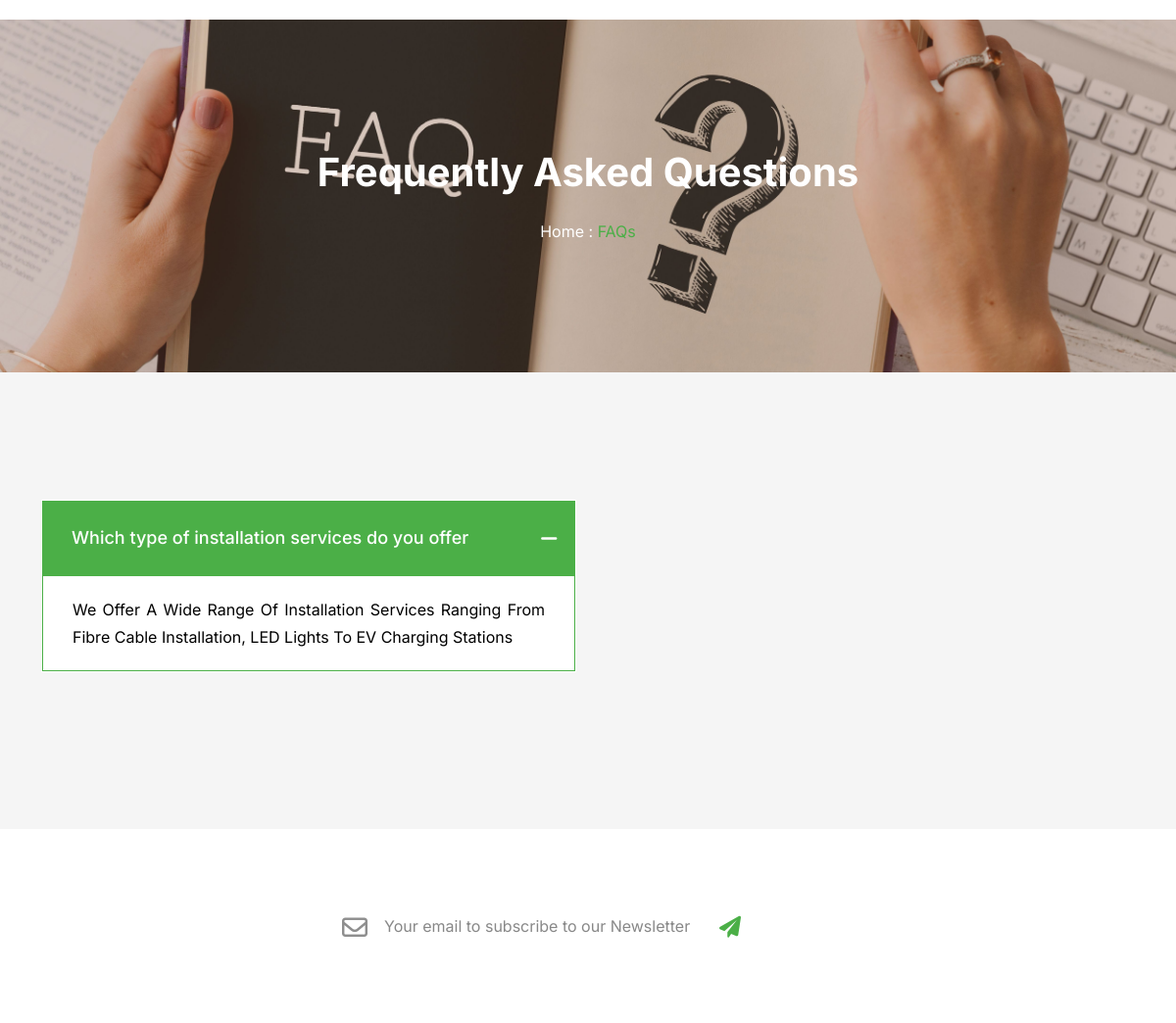
Before: /FAQs/ (upper part) with the older database file.
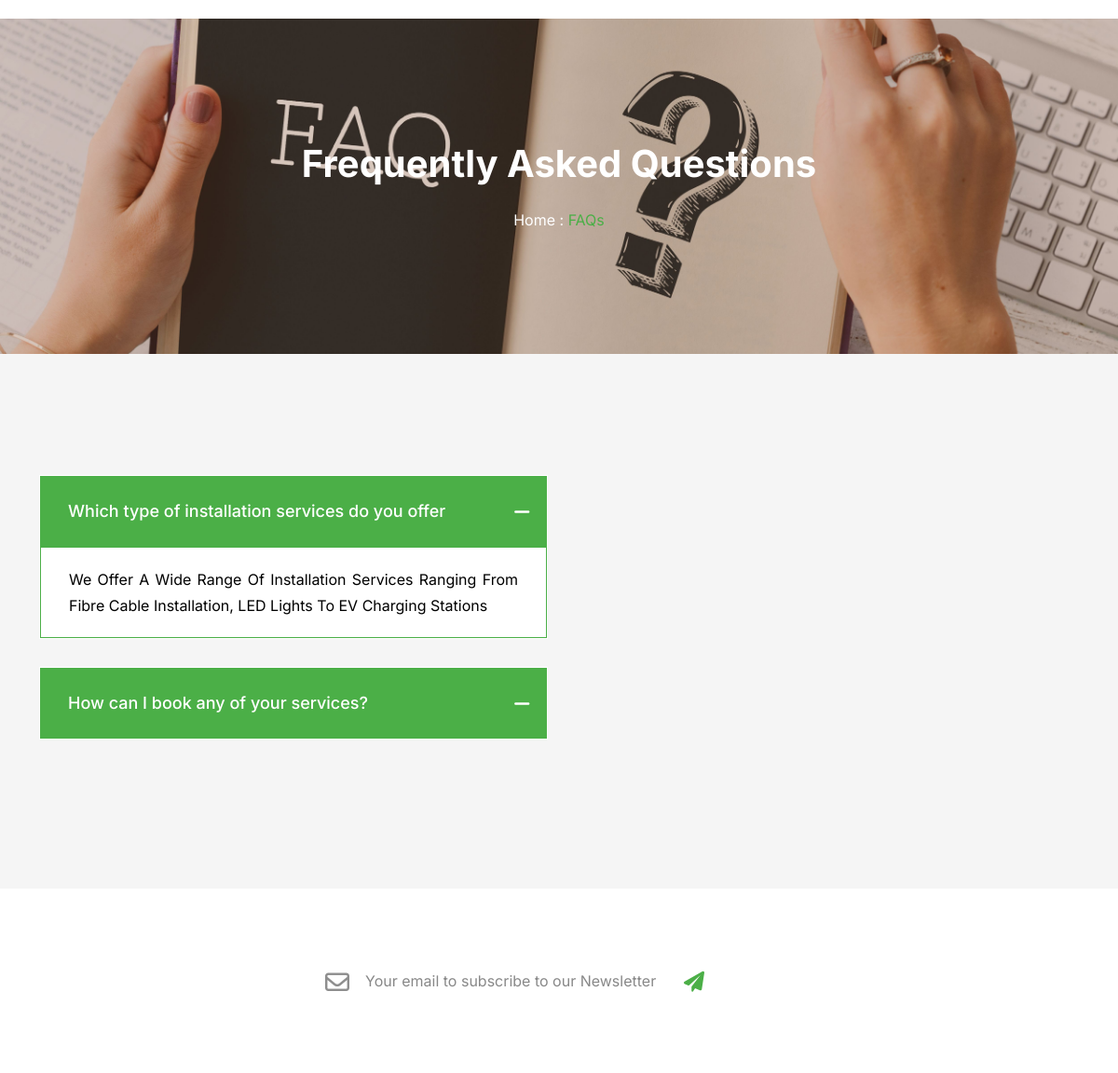
After: the same page with the newer database file.
### website/models.py (models this page shows, shortened)
class FAQ(models.Model):
    question = models.CharField(max_length=255)
    answer = models.TextField()

### website/views.py (the view)
# urls.py: path("FAQs/", views.FAQs, name='FAQs'),
def FAQs(request):
    faqs = FAQ.objects.all()
    return render(request, 'website/FAQs.html', {'faqs': faqs})

### website/forms.py
class SubscribeForm(forms.ModelForm):
    class Meta:
        model = Subscriber
        fields = ['email']
        widgets = {
            'email': forms.EmailInput(attrs={'placeholder': 'Your email to subscribe to our Newsletter'})
        }

### website/context_processors.py (called while the page is built)
def footer_gallery_images(request):
    return {
        'images': FooterGallery.objects.all()
    }

def subscribe_form(request):
    return {'subscribe_form': SubscribeForm()}

### website/templates/website/FAQs.html (shortened to what this page needs)
{% extends 'website/base.html' %}
{% block content %}
<main>
    <section class="page-banner bg-image pt-130 pb-130">
        <div class="container">
            <h2 class="wow fadeInUp" data-wow-duration="1.2s" data-wow-delay=".2s">Frequently Asked Questions</h2>
            <div class="breadcrumb-list wow fadeInUp" data-wow-duration="1.4s" data-wow-delay=".4s">
                <a href="{% url 'index' %}">Home :</a>
                <span class="primary-color">FAQs</span>
            </div>
        </div>
    </section>
    <section class="faq-area pt-130 pb-130 sub-bg">
        <div class="container">
            <div class="row g-4">
                <div class="col-lg-6">
                    <div class="accordion" id="accordionExample">
                        {% for faq in faqs %}
                        <div class="accordion-item">
                            <h2 class="accordion-header" id="heading{{ forloop.counter }}">
                                <button class="accordion-button" type="button" data-bs-toggle="collapse"
                                        data-bs-target="#collapse{{ forloop.counter }}" aria-expanded="true" aria-controls="collapse{{ forloop.counter }}">
                                    {{ faq.question }}
                                </button>
                            </h2>
                            <div id="collapse{{ forloop.counter }}" class="accordion-collapse collapse {% if forloop.first %}show{% endif %}"
                                 aria-labelledby="heading{{ forloop.counter }}" data-bs-parent="#accordionExample">
                                <div class="accordion-body">
                                    <p class="text-justify">{{ faq.answer }}</p>
                                </div>
                            </div>
                        </div>
                        {% endfor %}
                    </div>
                </div>
            </div>
        </div>
    </section>
</main>
{% endblock %}

### website/templates/website/base.html (shortened to what this page needs)
<!DOCTYPE html>
<html lang="en">
<head>
    {% load static %}
    <link rel="stylesheet" href="{% static 'css/bootstrap.min.css' %}">
    <link rel="stylesheet" href="{% static 'css/all.min.css' %}">
    <link rel="stylesheet" href="{% static 'css/swiper-bundle.min.css' %}">
    <link rel="stylesheet" href="{% static 'css/magnific-popup.css' %}">
    <link rel="stylesheet" href="{% static 'css/animate.css' %}">
    <link rel="stylesheet" href="{% static 'css/nice-select.css' %}">
    <link rel="stylesheet" href="{% static 'css/style.css' %}">
</head>
<body>
    <header class="header">
        <div class="header-section">
        </div>
    </header>
{% block content %}
{% endblock %}
    <div class="our-info">
        <div class="container">
            <div class="row align-items-center">
                <div class="col-lg-5 wow fadeInDown" data-wow-duration="1.6s" data-wow-delay=".6s">
                    <div class="our-info__input">
                        <form id="subscribe-form" method="post" action="{% url 'subscribe' %}">
                            <i class="fa-regular fa-envelope our-info__input-envelope"></i>
                            {{ subscribe_form.email }}
                            <button type="submit" class="fa-solid fa-paper-plane our-info__input-plane"></button>
                        </form>
                    </div>
                </div>
                <div class="col-lg-4">
                    <div class="our-info__social-icon float-lg-end float-none mt-4 mt-lg-0">
                        <a class="wow fadeInUp" data-wow-duration="1.2s" data-wow-delay=".2s" href="#"><i class="fa-brands fa-facebook-f"></i></a>
                        <a class="wow fadeInUp" data-wow-duration="1.3s" data-wow-delay=".3s" href="#"><i class="fa-brands fa-twitter"></i></a>
                        <a class="wow fadeInUp" data-wow-duration="1.4s" data-wow-delay=".4s" href="#"><i class="fa-brands fa-linkedin-in"></i></a>
                        <a class="wow fadeInUp" data-wow-duration="1.5s" data-wow-delay=".5s" href="#"><i class="fa-brands fa-youtube"></i></a>
                    </div>
                </div>
            </div>
        </div>
    </div>
{% include 'website/shared/footer.html' %}
</body>
</html>

### website/templates/website/shared/footer.html (shortened to what this page needs)
{% load static %}
<!DOCTYPE html>
<html lang="en">
<head>
    <link rel="stylesheet" href="https://cdnjs.cloudflare.com/ajax/libs/fancybox/3.5.7/jquery.fancybox.min.css">
</head>
<body>
</body>
</html>

### website/templates/website/FAQs.html (style rules this page uses)
.page-banner.bg-image { background-image: url('/static/images/faq/faqs.jpg'); background-size: cover; background-position: center; background-repeat: no-repeat; }
.pt-130 { padding-top: 130px; }
.pb-130 { padding-bottom: 130px; }

Changed rows visible on the page:
added FAQ: question "How can I book any of your services?"
